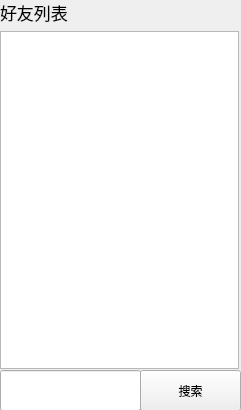
<?xml version="1.0" encoding="UTF-8"?>
<ui version="4.0">
 <class>MainChat</class>
 <widget class="QWidget" name="MainChat">
  <property name="geometry">
   <rect>
    <x>0</x>
    <y>0</y>
    <width>241</width>
    <height>410</height>
   </rect>
  </property>
  <property name="windowTitle">
   <string>Form</string>
  </property>
  <widget class="QWidget" name="layoutWidget">
   <property name="geometry">
    <rect>
     <x>0</x>
     <y>0</y>
     <width>241</width>
     <height>371</height>
    </rect>
   </property>
   <layout class="QGridLayout" name="gridLayout" columnstretch="0"/>
  </widget>
  <widget class="QPushButton" name="pushButton">
   <property name="geometry">
    <rect>
     <x>140</x>
     <y>370</y>
     <width>101</width>
     <height>41</height>
    </rect>
   </property>
   <property name="text">
    <string>搜索</string>
   </property>
  </widget>
  <widget class="QLineEdit" name="addchatnum">
   <property name="geometry">
    <rect>
     <x>0</x>
     <y>370</y>
     <width>141</width>
     <height>41</height>
    </rect>
   </property>
  </widget>
  <widget class="QWidget" name="">
   <property name="geometry">
    <rect>
     <x>0</x>
     <y>0</y>
     <width>239</width>
     <height>369</height>
    </rect>
   </property>
   <layout class="QVBoxLayout" name="verticalLayout_2">
    <item>
     <widget class="QLabel" name="label_2">
      <property name="font">
       <font>
        <pointsize>13</pointsize>
       </font>
      </property>
      <property name="text">
       <string>好友列表</string>
      </property>
     </widget>
    </item>
    <item>
     <widget class="QListWidget" name="listWidget"/>
    </item>
   </layout>
  </widget>
 </widget>
 <resources/>
 <connections/>
</ui>
